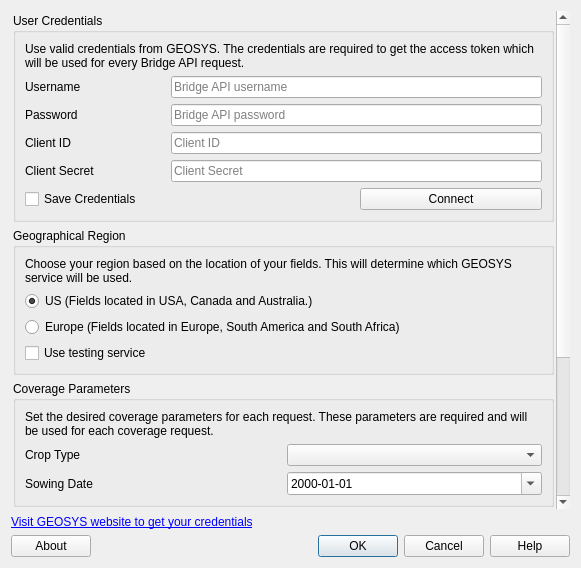
<?xml version="1.0" encoding="UTF-8"?>
<ui version="4.0">
 <class>dialog</class>
 <widget class="QDialog" name="dialog">
  <property name="geometry">
   <rect>
    <x>0</x>
    <y>0</y>
    <width>581</width>
    <height>568</height>
   </rect>
  </property>
  <property name="minimumSize">
   <size>
    <width>566</width>
    <height>568</height>
   </size>
  </property>
  <property name="windowTitle">
   <string>GEOSYS Options</string>
  </property>
  <layout class="QGridLayout" name="gridLayout_8">
   <item row="0" column="0">
    <widget class="QScrollArea" name="scrollArea">
     <property name="frameShape">
      <enum>QFrame::NoFrame</enum>
     </property>
     <property name="verticalScrollBarPolicy">
      <enum>Qt::ScrollBarAsNeeded</enum>
     </property>
     <property name="widgetResizable">
      <bool>true</bool>
     </property>
     <widget class="QWidget" name="scrollAreaWidgetContents">
      <property name="geometry">
       <rect>
        <x>0</x>
        <y>-136</y>
        <width>546</width>
        <height>636</height>
       </rect>
      </property>
      <layout class="QGridLayout" name="gridLayout_3">
       <property name="leftMargin">
        <number>2</number>
       </property>
       <property name="topMargin">
        <number>2</number>
       </property>
       <property name="rightMargin">
        <number>2</number>
       </property>
       <property name="bottomMargin">
        <number>2</number>
       </property>
       <item row="0" column="0">
        <widget class="QGroupBox" name="credentials_group">
         <property name="title">
          <string>User Credentials</string>
         </property>
         <layout class="QGridLayout" name="gridLayout_5">
          <item row="0" column="0" colspan="3">
           <widget class="QLabel" name="credentials_label">
            <property name="text">
             <string>Use valid credentials from GEOSYS. The credentials are required to get the access token which will be used for every Bridge API request.</string>
            </property>
            <property name="wordWrap">
             <bool>true</bool>
            </property>
           </widget>
          </item>
          <item row="1" column="0">
           <widget class="QLabel" name="username_label">
            <property name="text">
             <string>Username</string>
            </property>
           </widget>
          </item>
          <item row="1" column="1" colspan="2">
           <widget class="QLineEdit" name="username_form">
            <property name="minimumSize">
             <size>
              <width>371</width>
              <height>21</height>
             </size>
            </property>
            <property name="placeholderText">
             <string>Bridge API username</string>
            </property>
           </widget>
          </item>
          <item row="2" column="0">
           <widget class="QLabel" name="password_label">
            <property name="text">
             <string>Password</string>
            </property>
            <property name="alignment">
             <set>Qt::AlignLeading|Qt::AlignLeft|Qt::AlignVCenter</set>
            </property>
           </widget>
          </item>
          <item row="2" column="1" colspan="2">
           <widget class="QLineEdit" name="password_form">
            <property name="minimumSize">
             <size>
              <width>371</width>
              <height>21</height>
             </size>
            </property>
            <property name="inputMethodHints">
             <set>Qt::ImhHiddenText|Qt::ImhNoAutoUppercase|Qt::ImhNoPredictiveText|Qt::ImhSensitiveData</set>
            </property>
            <property name="echoMode">
             <enum>QLineEdit::Password</enum>
            </property>
            <property name="placeholderText">
             <string>Bridge API password</string>
            </property>
           </widget>
          </item>
          <item row="3" column="0">
           <widget class="QLabel" name="client_id_label">
            <property name="text">
             <string>Client ID</string>
            </property>
            <property name="alignment">
             <set>Qt::AlignLeading|Qt::AlignLeft|Qt::AlignVCenter</set>
            </property>
           </widget>
          </item>
          <item row="3" column="1" colspan="2">
           <widget class="QLineEdit" name="client_id_form">
            <property name="minimumSize">
             <size>
              <width>371</width>
              <height>21</height>
             </size>
            </property>
            <property name="inputMethodHints">
             <set>Qt::ImhNone</set>
            </property>
            <property name="echoMode">
             <enum>QLineEdit::Normal</enum>
            </property>
            <property name="placeholderText">
             <string>Client ID</string>
            </property>
           </widget>
          </item>
          <item row="4" column="0">
           <widget class="QLabel" name="client_secret_label">
            <property name="text">
             <string>Client Secret</string>
            </property>
            <property name="alignment">
             <set>Qt::AlignLeading|Qt::AlignLeft|Qt::AlignVCenter</set>
            </property>
           </widget>
          </item>
          <item row="4" column="1" colspan="2">
           <widget class="QLineEdit" name="client_secret_form">
            <property name="minimumSize">
             <size>
              <width>371</width>
              <height>21</height>
             </size>
            </property>
            <property name="inputMethodHints">
             <set>Qt::ImhNone</set>
            </property>
            <property name="echoMode">
             <enum>QLineEdit::Normal</enum>
            </property>
            <property name="placeholderText">
             <string>Client Secret</string>
            </property>
           </widget>
          </item>
          <item row="5" column="0" colspan="2">
           <widget class="QCheckBox" name="save_credentials_checkbox">
            <property name="text">
             <string>Save Credentials</string>
            </property>
           </widget>
          </item>
          <item row="5" column="2">
           <widget class="QPushButton" name="connect_button">
            <property name="text">
             <string>Connect</string>
            </property>
           </widget>
          </item>
         </layout>
        </widget>
       </item>
       <item row="1" column="0">
        <widget class="QGroupBox" name="region_group">
         <property name="title">
          <string>Geographical Region</string>
         </property>
         <layout class="QGridLayout" name="gridLayout_6">
          <item row="0" column="0">
           <widget class="QLabel" name="region_label">
            <property name="text">
             <string>Choose your region based on the location of your fields. This will determine which GEOSYS service will be used.</string>
            </property>
            <property name="wordWrap">
             <bool>true</bool>
            </property>
           </widget>
          </item>
          <item row="1" column="0">
           <widget class="QRadioButton" name="us_radio_button">
            <property name="text">
             <string>US (Fields located in USA, Canada and Australia.)</string>
            </property>
            <property name="checked">
             <bool>true</bool>
            </property>
           </widget>
          </item>
          <item row="2" column="0">
           <widget class="QRadioButton" name="eu_radio_button">
            <property name="text">
             <string>Europe (Fields located in Europe, South America and South Africa)</string>
            </property>
            <property name="checked">
             <bool>false</bool>
            </property>
           </widget>
          </item>
          <item row="3" column="0">
           <widget class="QCheckBox" name="testing_service_checkbox">
            <property name="text">
             <string>Use testing service</string>
            </property>
           </widget>
          </item>
         </layout>
        </widget>
       </item>
       <item row="2" column="0">
        <widget class="QGroupBox" name="coverage_parameters_group">
         <property name="title">
          <string>Coverage Parameters</string>
         </property>
         <layout class="QGridLayout" name="gridLayout_4">
          <item row="0" column="0" colspan="2">
           <widget class="QLabel" name="coverage_parameters_label">
            <property name="text">
             <string>Set the desired coverage parameters for each request. These parameters are required and will be used for each coverage request.</string>
            </property>
            <property name="wordWrap">
             <bool>true</bool>
            </property>
           </widget>
          </item>
          <item row="1" column="0">
           <widget class="QLabel" name="crop_label">
            <property name="text">
             <string>Crop Type</string>
            </property>
           </widget>
          </item>
          <item row="1" column="1">
           <widget class="QComboBox" name="crop_combo_box">
            <property name="insertPolicy">
             <enum>QComboBox::InsertAlphabetically</enum>
            </property>
           </widget>
          </item>
          <item row="2" column="0">
           <widget class="QLabel" name="sowing_date_label">
            <property name="text">
             <string>Sowing Date</string>
            </property>
           </widget>
          </item>
          <item row="2" column="1">
           <widget class="QDateEdit" name="sowing_date_edit">
            <property name="displayFormat">
             <string>yyyy-MM-dd</string>
            </property>
            <property name="calendarPopup">
             <bool>true</bool>
            </property>
           </widget>
          </item>
         </layout>
        </widget>
       </item>
       <item row="3" column="0">
        <widget class="QGroupBox" name="page_limit_group">
         <property name="title">
          <string>Paging Limit</string>
         </property>
         <layout class="QGridLayout" name="gridLayout_7">
          <item row="0" column="0">
           <widget class="QLabel" name="page_limit_label_2">
            <property name="text">
             <string>Set the paging limit for the maximum responses to be returned for each request. Larger limits will result in longer processing times and possible API timeouts.</string>
            </property>
            <property name="wordWrap">
             <bool>true</bool>
            </property>
           </widget>
          </item>
          <item row="1" column="0">
           <layout class="QFormLayout" name="formLayout">
            <item row="0" column="0">
             <widget class="QLabel" name="page_limit_label">
              <property name="text">
               <string>Max items per request</string>
              </property>
             </widget>
            </item>
            <item row="0" column="1">
             <widget class="QLineEdit" name="page_limit_form">
              <property name="minimumSize">
               <size>
                <width>320</width>
                <height>21</height>
               </size>
              </property>
             </widget>
            </item>
           </layout>
          </item>
         </layout>
        </widget>
       </item>
       <item row="4" column="0">
        <widget class="QGroupBox" name="output_directory_group">
         <property name="title">
          <string>Map Output Directory</string>
         </property>
         <layout class="QGridLayout" name="gridLayout">
          <property name="leftMargin">
           <number>25</number>
          </property>
          <property name="rightMargin">
           <number>25</number>
          </property>
          <item row="2" column="0">
           <widget class="QLineEdit" name="output_directory_form"/>
          </item>
          <item row="2" column="1">
           <widget class="QToolButton" name="output_directory_chooser">
            <property name="text">
             <string>...</string>
            </property>
           </widget>
          </item>
          <item row="1" column="0">
           <widget class="QLabel" name="output_directory_label">
            <property name="text">
             <string>Set the output directory for map creation. Every map created by GEOSYS plugin will be placed in this directory.</string>
            </property>
            <property name="wordWrap">
             <bool>true</bool>
            </property>
           </widget>
          </item>
         </layout>
        </widget>
       </item>
      </layout>
     </widget>
    </widget>
   </item>
   <item row="1" column="0">
    <widget class="QLabel" name="visit_geosys_label">
     <property name="text">
      <string>&lt;html&gt;&lt;head/&gt;&lt;body&gt;&lt;p&gt;&lt;a href=&quot;https://earthdailyagro.com/geosys-api/&quot;&gt;&lt;span style=&quot; text-decoration: underline; color:#0000ff;&quot;&gt;Visit GEOSYS website to get your credentials&lt;/span&gt;&lt;/a&gt;&lt;/p&gt;&lt;/body&gt;&lt;/html&gt;</string>
     </property>
     <property name="textFormat">
      <enum>Qt::AutoText</enum>
     </property>
     <property name="openExternalLinks">
      <bool>true</bool>
     </property>
    </widget>
   </item>
   <item row="2" column="0">
    <layout class="QGridLayout" name="gridLayout_2">
     <item row="0" column="0">
      <widget class="QPushButton" name="about_button">
       <property name="text">
        <string>About</string>
       </property>
      </widget>
     </item>
     <item row="0" column="2">
      <widget class="QDialogButtonBox" name="button_box">
       <property name="orientation">
        <enum>Qt::Horizontal</enum>
       </property>
       <property name="standardButtons">
        <set>QDialogButtonBox::Cancel|QDialogButtonBox::Help|QDialogButtonBox::Ok</set>
       </property>
      </widget>
     </item>
     <item row="0" column="1">
      <spacer name="horizontalSpacer">
       <property name="orientation">
        <enum>Qt::Horizontal</enum>
       </property>
       <property name="sizeHint" stdset="0">
        <size>
         <width>40</width>
         <height>20</height>
        </size>
       </property>
      </spacer>
     </item>
    </layout>
   </item>
  </layout>
 </widget>
 <tabstops>
  <tabstop>username_form</tabstop>
  <tabstop>password_form</tabstop>
  <tabstop>save_credentials_checkbox</tabstop>
  <tabstop>connect_button</tabstop>
  <tabstop>us_radio_button</tabstop>
  <tabstop>eu_radio_button</tabstop>
  <tabstop>testing_service_checkbox</tabstop>
  <tabstop>crop_combo_box</tabstop>
  <tabstop>sowing_date_edit</tabstop>
  <tabstop>page_limit_form</tabstop>
 </tabstops>
 <resources/>
 <connections>
  <connection>
   <sender>button_box</sender>
   <signal>accepted()</signal>
   <receiver>dialog</receiver>
   <slot>accept()</slot>
   <hints>
    <hint type="sourcelabel">
     <x>248</x>
     <y>254</y>
    </hint>
    <hint type="destinationlabel">
     <x>157</x>
     <y>274</y>
    </hint>
   </hints>
  </connection>
  <connection>
   <sender>button_box</sender>
   <signal>rejected()</signal>
   <receiver>dialog</receiver>
   <slot>reject()</slot>
   <hints>
    <hint type="sourcelabel">
     <x>316</x>
     <y>260</y>
    </hint>
    <hint type="destinationlabel">
     <x>286</x>
     <y>274</y>
    </hint>
   </hints>
  </connection>
 </connections>
</ui>
